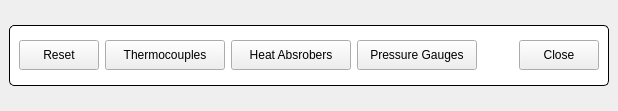
<?xml version="1.0" encoding="UTF-8"?>
<ui version="4.0">
 <class>RingCoolingWindow</class>
 <widget class="QMainWindow" name="RingCoolingWindow">
  <property name="geometry">
   <rect>
    <x>0</x>
    <y>0</y>
    <width>618</width>
    <height>111</height>
   </rect>
  </property>
  <property name="windowTitle">
   <string>SR Cooling</string>
  </property>
  <widget class="QWidget" name="centralwidget">
   <layout class="QVBoxLayout" name="verticalLayout">
    <property name="spacing">
     <number>0</number>
    </property>
    <item>
     <layout class="QGridLayout" name="ltBoxes"/>
    </item>
    <item>
     <widget class="QGroupBox" name="titleGroupBox_2">
      <property name="sizePolicy">
       <sizepolicy hsizetype="MinimumExpanding" vsizetype="Fixed">
        <horstretch>0</horstretch>
        <verstretch>0</verstretch>
       </sizepolicy>
      </property>
      <property name="minimumSize">
       <size>
        <width>600</width>
        <height>61</height>
       </size>
      </property>
      <property name="styleSheet">
       <string notr="true">QGroupBox {
 	background-color: rgb(255, 255, 255);
     border: 1px solid black;
     border-radius: 5px;
     margin-top: 0.5em;
 }
 
 QGroupBox::title {
     subcontrol-origin: margin;
     left: 10px;
     padding: 0 3px 0 3px;
 }</string>
      </property>
      <property name="title">
       <string/>
      </property>
      <layout class="QHBoxLayout" name="horizontalLayout">
       <property name="spacing">
        <number>6</number>
       </property>
       <item>
        <widget class="QPushButton" name="btnReset">
         <property name="sizePolicy">
          <sizepolicy hsizetype="Fixed" vsizetype="Fixed">
           <horstretch>0</horstretch>
           <verstretch>0</verstretch>
          </sizepolicy>
         </property>
         <property name="minimumSize">
          <size>
           <width>80</width>
           <height>30</height>
          </size>
         </property>
         <property name="maximumSize">
          <size>
           <width>80</width>
           <height>30</height>
          </size>
         </property>
         <property name="text">
          <string>Reset</string>
         </property>
        </widget>
       </item>
       <item>
        <widget class="QPushButton" name="btnThermoCouples">
         <property name="sizePolicy">
          <sizepolicy hsizetype="Fixed" vsizetype="Fixed">
           <horstretch>0</horstretch>
           <verstretch>0</verstretch>
          </sizepolicy>
         </property>
         <property name="minimumSize">
          <size>
           <width>120</width>
           <height>30</height>
          </size>
         </property>
         <property name="maximumSize">
          <size>
           <width>120</width>
           <height>30</height>
          </size>
         </property>
         <property name="text">
          <string>Thermocouples</string>
         </property>
        </widget>
       </item>
       <item>
        <widget class="QEPushButton" name="btnHeatAbsorbers">
         <property name="sizePolicy">
          <sizepolicy hsizetype="Fixed" vsizetype="Fixed">
           <horstretch>0</horstretch>
           <verstretch>0</verstretch>
          </sizepolicy>
         </property>
         <property name="minimumSize">
          <size>
           <width>120</width>
           <height>30</height>
          </size>
         </property>
         <property name="maximumSize">
          <size>
           <width>120</width>
           <height>30</height>
          </size>
         </property>
         <property name="text">
          <string>Heat Absrobers</string>
         </property>
        </widget>
       </item>
       <item>
        <widget class="QPushButton" name="btnPressure">
         <property name="sizePolicy">
          <sizepolicy hsizetype="Fixed" vsizetype="Fixed">
           <horstretch>0</horstretch>
           <verstretch>0</verstretch>
          </sizepolicy>
         </property>
         <property name="minimumSize">
          <size>
           <width>120</width>
           <height>30</height>
          </size>
         </property>
         <property name="maximumSize">
          <size>
           <width>120</width>
           <height>30</height>
          </size>
         </property>
         <property name="text">
          <string>Pressure Gauges</string>
         </property>
        </widget>
       </item>
       <item>
        <spacer name="horizontalSpacer">
         <property name="orientation">
          <enum>Qt::Horizontal</enum>
         </property>
         <property name="sizeType">
          <enum>QSizePolicy::MinimumExpanding</enum>
         </property>
         <property name="sizeHint" stdset="0">
          <size>
           <width>28</width>
           <height>27</height>
          </size>
         </property>
        </spacer>
       </item>
       <item>
        <widget class="QPushButton" name="btnClose">
         <property name="sizePolicy">
          <sizepolicy hsizetype="Fixed" vsizetype="Fixed">
           <horstretch>0</horstretch>
           <verstretch>0</verstretch>
          </sizepolicy>
         </property>
         <property name="minimumSize">
          <size>
           <width>80</width>
           <height>30</height>
          </size>
         </property>
         <property name="maximumSize">
          <size>
           <width>80</width>
           <height>30</height>
          </size>
         </property>
         <property name="text">
          <string>Close</string>
         </property>
        </widget>
       </item>
      </layout>
     </widget>
    </item>
   </layout>
  </widget>
 </widget>
 <customwidgets>
  <customwidget>
   <class>QEPushButton</class>
   <extends>QPushButton</extends>
   <header>QEPushButton.h</header>
  </customwidget>
 </customwidgets>
 <resources/>
 <connections/>
</ui>
